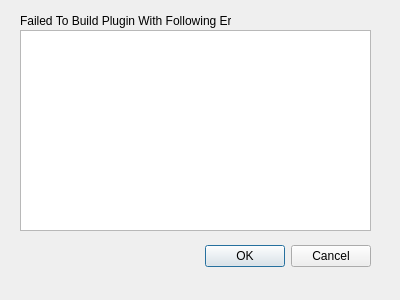
<?xml version="1.0" encoding="UTF-8"?>
<ui version="4.0">
 <class>BuildErrorDialog</class>
 <widget class="QDialog" name="BuildErrorDialog">
  <property name="geometry">
   <rect>
    <x>0</x>
    <y>0</y>
    <width>400</width>
    <height>300</height>
   </rect>
  </property>
  <property name="windowTitle">
   <string>Failed To Build Plugin!</string>
  </property>
  <widget class="QDialogButtonBox" name="buttonBox">
   <property name="geometry">
    <rect>
     <x>30</x>
     <y>240</y>
     <width>341</width>
     <height>32</height>
    </rect>
   </property>
   <property name="orientation">
    <enum>Qt::Horizontal</enum>
   </property>
   <property name="standardButtons">
    <set>QDialogButtonBox::Cancel|QDialogButtonBox::Ok</set>
   </property>
  </widget>
  <widget class="QTextBrowser" name="errorText">
   <property name="geometry">
    <rect>
     <x>20</x>
     <y>30</y>
     <width>351</width>
     <height>201</height>
    </rect>
   </property>
  </widget>
  <widget class="QLabel" name="label">
   <property name="geometry">
    <rect>
     <x>20</x>
     <y>10</y>
     <width>211</width>
     <height>21</height>
    </rect>
   </property>
   <property name="text">
    <string>Failed To Build Plugin With Following Error:</string>
   </property>
  </widget>
 </widget>
 <resources/>
 <connections>
  <connection>
   <sender>buttonBox</sender>
   <signal>accepted()</signal>
   <receiver>BuildErrorDialog</receiver>
   <slot>accept()</slot>
   <hints>
    <hint type="sourcelabel">
     <x>248</x>
     <y>254</y>
    </hint>
    <hint type="destinationlabel">
     <x>157</x>
     <y>274</y>
    </hint>
   </hints>
  </connection>
  <connection>
   <sender>buttonBox</sender>
   <signal>rejected()</signal>
   <receiver>BuildErrorDialog</receiver>
   <slot>reject()</slot>
   <hints>
    <hint type="sourcelabel">
     <x>316</x>
     <y>260</y>
    </hint>
    <hint type="destinationlabel">
     <x>286</x>
     <y>274</y>
    </hint>
   </hints>
  </connection>
 </connections>
</ui>
